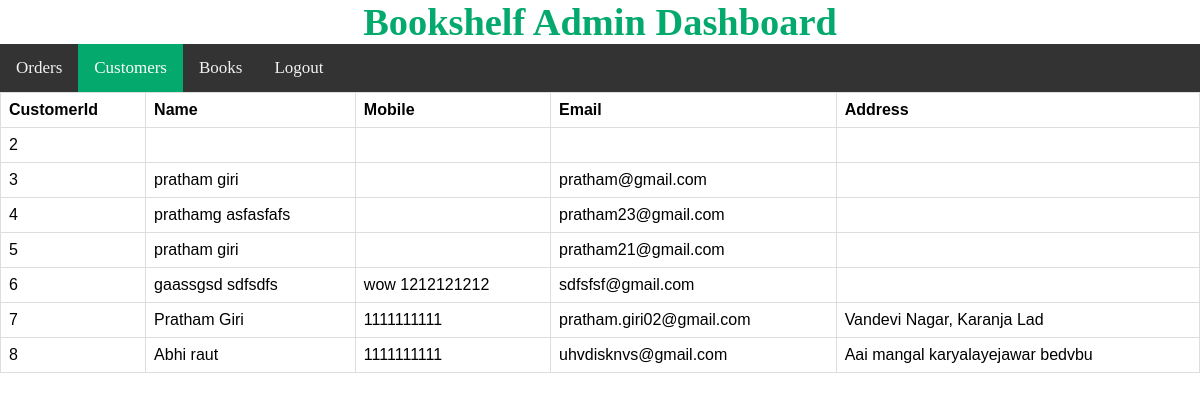
Screenshot of /admin/customers.php (signed in) with the database file from the repository.
### tables this page shows
CREATE TABLE `staticcustomerinfo` (
  `customerId` int(11) NOT NULL,
  `customerName` varchar(256) NOT NULL,
  `mobile` varchar(256) NOT NULL,
  `email` varchar(256) NOT NULL,
  `password` varchar(256) NOT NULL,
  `cityId` int(11) NOT NULL,
  `address` varchar(256) NOT NULL
);

### admin/customers.php (the view, shortened to what this page needs)
<?php
include('backend/session_check.php');
$sql = "SELECT * FROM staticcustomerinfo ORDER BY customerId ASC";
$res = mysqli_query($conn, $sql);
?>
<!DOCTYPE html>
<html lang="en">
<head>
    <link rel="stylesheet" href="css/admin_style.css">
    <link rel="stylesheet" href="https://cdnjs.cloudflare.com/ajax/libs/font-awesome/4.7.0/css/font-awesome.min.css">
</head>
<body>
    <div class="logo">
        <h1>Bookshelf Admin Dashboard</h1>
    </div>
    <div class="topnav" id="myTopnav">
        <a href="index.php">Orders</a>
        <a href="customers.php" class="active">Customers</a>
        <a href="books.php">Books</a>
        <a href="backend/logout.php">Logout</a>
    </div>
    <div>
        <table>
            <tr>
                <th>CustomerId</th>
                <th>Name</th>
                <th>Mobile</th>
                <th>Email</th>
                <th>Address</th>
            </tr>
            <?php
            if (mysqli_num_rows($res) > 0) {
                 while ($row = mysqli_fetch_assoc($res)) {
            ?>
            <tr>
                <td><?php echo $row['customerId']; ?></td>
                <td><?php echo base64_decode($row['customerName']); ?></td>
                <td><?php echo base64_decode($row['mobile']); ?></td>
                <td><?php echo base64_decode($row['email']); ?></td>
                <td><?php echo base64_decode($row['address']); ?></td>
            </tr>
            <?php } } ?>
        </table>
    </div>
</body>
</html>

### admin/css/admin_style.css (style rules this page uses)
* { padding: 0; margin: 0; }
.logo { text-align: center; color: #04AA6D; font-size: larger; }
.topnav { background-color: #333; overflow: hidden; }
.topnav a { float: left; display: block; color: #f2f2f2; text-align: center; padding: 14px 16px; text-decoration: none; font-size: 17px; }
.topnav a.active { background-color: #04AA6D; color: white; }
table { font-family: arial, sans-serif; border-collapse: collapse; width: 100%; }
td, th { border: 1px solid #dddddd; text-align: left; padding: 8px; }

### rows the page displays
staticcustomerinfo: customerId "2"
staticcustomerinfo: customerId "3", customerName "pratham giri", email "pratham@gmail.com"
staticcustomerinfo: customerId "4", customerName "prathamg asfasfafs", email "pratham23@gmail.com"
staticcustomerinfo: customerId "5", customerName "pratham giri", email "pratham21@gmail.com"
staticcustomerinfo: customerId "6", customerName "gaassgsd sdfsdfs", mobile "wow 1212121212", email "sdfsfsf@gmail.com"
staticcustomerinfo: customerId "7", customerName "Pratham Giri", mobile "1111111111", email "pratham.giri02@gmail.com", address "Vandevi Nagar, Karanja Lad"
staticcustomerinfo: customerId "8", customerName "Abhi raut", mobile "1111111111", email "uhvdisknvs@gmail.com", address "Aai mangal karyalayejawar bedvbu"
